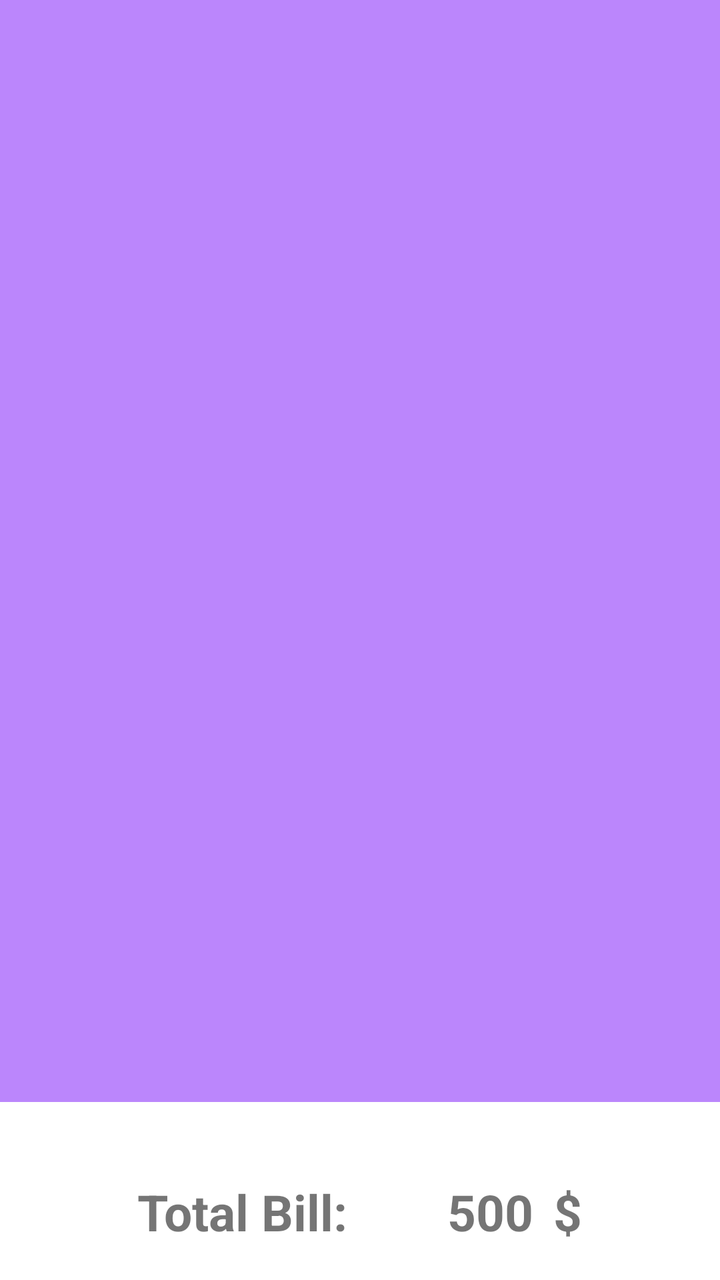
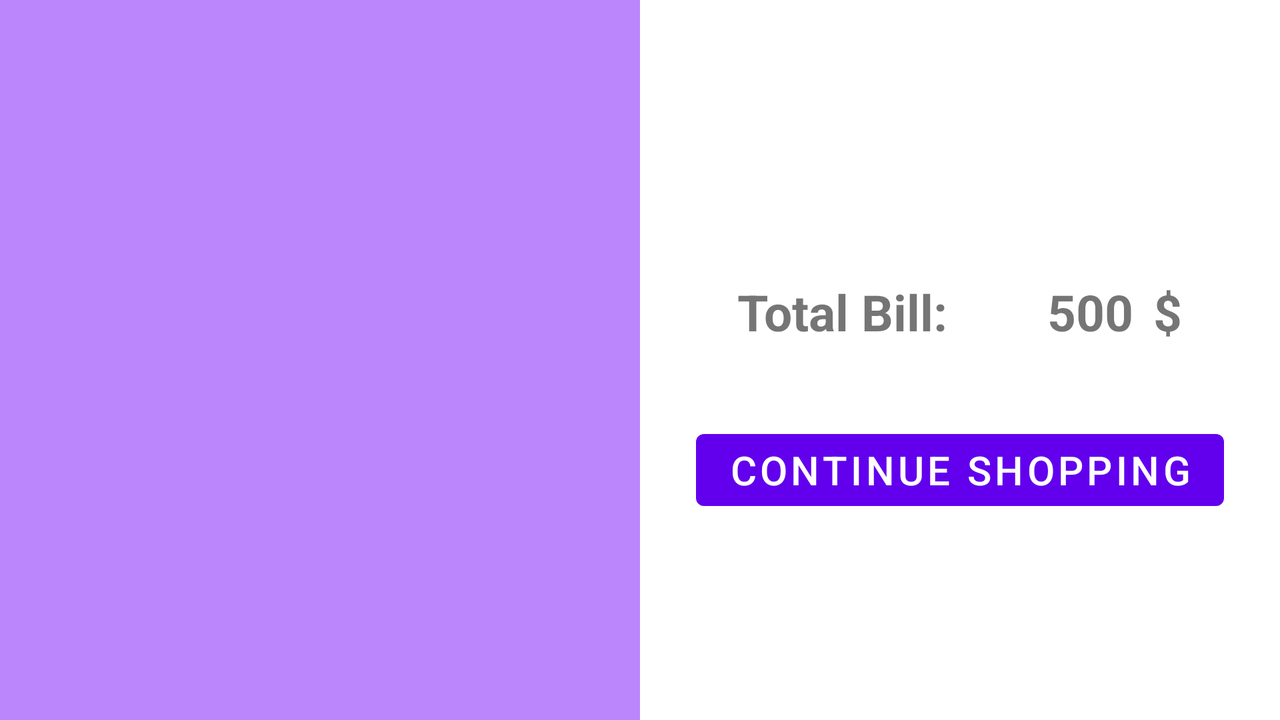

Compare how this app lays out the same screen by default and in its alternative resource folder. The renders come first, then the two layout files and the values they reference.
<!-- AndroidManifest.xml: application theme Theme.CartIt -->
<!-- res/layout/cart_screen.xml -->
<?xml version="1.0" encoding="utf-8"?>
<LinearLayout xmlns:android="http://schemas.android.com/apk/res/android"
    xmlns:app="http://schemas.android.com/apk/res-auto"
    android:orientation="vertical"
    android:layout_width="match_parent"
    android:layout_height="match_parent">

    <androidx.recyclerview.widget.RecyclerView
        android:id="@+id/cartRecycler"
        android:layout_width="match_parent"
        android:layout_height="550dp"
        android:background="@color/purple_200" />

    <com.google.android.material.divider.MaterialDivider
        android:layout_width="match_parent"
        android:layout_height="wrap_content"
        app:dividerColor="@color/purple_200"/>

    <LinearLayout
        android:layout_width="match_parent"
        android:layout_height="100dp"
        android:layout_margin="5dp"
        android:gravity="center"
        android:orientation="horizontal">

        <TextView
            android:layout_width="wrap_content"
            android:layout_height="wrap_content"
            android:layout_marginEnd="50dp"
            android:text="Total Bill:"
            android:textSize="25sp"
            android:textStyle="bold" />

        <TextView
            android:id="@+id/totalBill"
            android:layout_width="wrap_content"
            android:layout_height="wrap_content"
            android:layout_marginEnd="10dp"
            android:text="500"
            android:textAlignment="textEnd"
            android:textSize="25sp"
            android:textStyle="bold" />

        <TextView
            android:layout_width="wrap_content"
            android:layout_height="wrap_content"
            android:text="$"
            android:textSize="25sp"
            android:textStyle="bold" />

    </LinearLayout>

    <Button
        android:id="@+id/continueShopping"
        android:layout_width="match_parent"
        android:layout_height="wrap_content"
        android:layout_marginStart="10dp"
        android:layout_marginEnd="10dp"
        android:text="CONTINUE SHOPPING"
        android:textSize="20dp"/>

</LinearLayout>
<!-- resources referenced by this layout -->
<resources>
  <style name="Theme.CartIt" parent="Theme.MaterialComponents.DayNight.DarkActionBar">
          
          <item name="colorPrimary">@color/purple_500</item>
          <item name="colorPrimaryVariant">@color/purple_700</item>
          <item name="colorOnPrimary">@color/white</item>
          
          <item name="colorSecondary">@color/teal_200</item>
          <item name="colorSecondaryVariant">@color/teal_700</item>
          <item name="colorOnSecondary">@color/black</item>
          
          <item name="android:statusBarColor">?attr/colorPrimaryVariant</item>
          
      </style>
</resources>
<!-- res/layout-land/cart_screen.xml (the repository's variant of the layout above) -->
<!-- drawn on the phone turned sideways -->
<?xml version="1.0" encoding="utf-8"?>
<LinearLayout xmlns:android="http://schemas.android.com/apk/res/android"
    xmlns:app="http://schemas.android.com/apk/res-auto"
    android:orientation="horizontal"
    android:layout_width="match_parent"
    android:layout_height="match_parent">

    <androidx.recyclerview.widget.RecyclerView
        android:id="@+id/cartRecycler"
        android:layout_width="match_parent"
        android:layout_height="match_parent"
        android:layout_weight="1"
        android:background="@color/purple_200" />

    <LinearLayout
        android:layout_width="match_parent"
        android:layout_height="wrap_content"
        android:orientation="vertical"
        android:gravity="center"
        android:layout_gravity="center_vertical"
        android:layout_weight="1">

    <LinearLayout
        android:layout_width="match_parent"
        android:layout_height="100dp"
        android:layout_margin="5dp"
        android:gravity="center"
        android:layout_weight="1"
        android:orientation="horizontal">

        <TextView
            android:layout_width="wrap_content"
            android:layout_height="wrap_content"
            android:layout_marginEnd="50dp"
            android:text="Total Bill:"
            android:textSize="25sp"
            android:textStyle="bold" />

        <TextView
            android:id="@+id/totalBill"
            android:layout_width="wrap_content"
            android:layout_height="wrap_content"
            android:layout_marginEnd="10dp"
            android:text="500"
            android:textAlignment="textEnd"
            android:textSize="25sp"
            android:textStyle="bold" />

        <TextView
            android:layout_width="wrap_content"
            android:layout_height="wrap_content"
            android:text="$"
            android:textSize="25sp"
            android:textStyle="bold" />


    </LinearLayout>
        <Button
            android:id="@+id/continueShopping"
            android:layout_width="wrap_content"
            android:layout_height="wrap_content"
            android:layout_marginStart="10dp"
            android:layout_marginEnd="10dp"
            android:text="CONTINUE SHOPPING"
            android:textSize="20dp"
            />

    </LinearLayout>

</LinearLayout>
